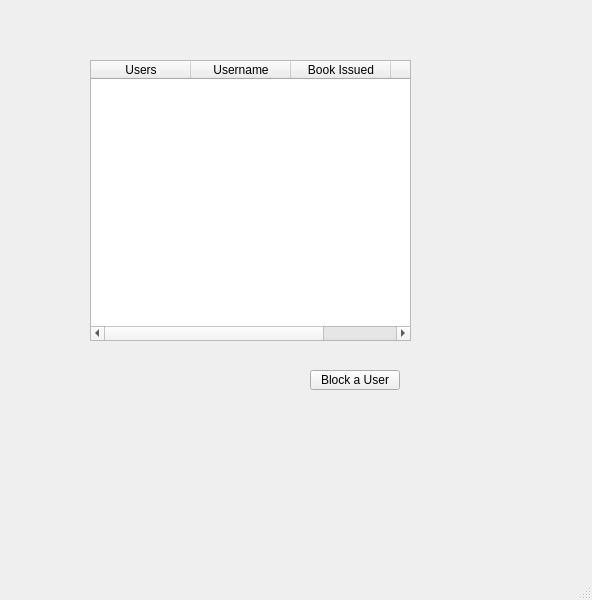
<?xml version="1.0" encoding="UTF-8"?>
<ui version="4.0">
 <class>Members</class>
 <widget class="QMainWindow" name="Members">
  <property name="geometry">
   <rect>
    <x>0</x>
    <y>0</y>
    <width>592</width>
    <height>600</height>
   </rect>
  </property>
  <property name="windowTitle">
   <string>MainWindow</string>
  </property>
  <widget class="QWidget" name="centralwidget">
   <widget class="QTableWidget" name="Members_Table">
    <property name="geometry">
     <rect>
      <x>90</x>
      <y>60</y>
      <width>321</width>
      <height>281</height>
     </rect>
    </property>
    <column>
     <property name="text">
      <string>Users</string>
     </property>
    </column>
    <column>
     <property name="text">
      <string>Username</string>
     </property>
    </column>
    <column>
     <property name="text">
      <string>Book Issued</string>
     </property>
    </column>
    <column>
     <property name="text">
      <string>Status</string>
     </property>
    </column>
   </widget>
   <widget class="QPushButton" name="BlockButton">
    <property name="geometry">
     <rect>
      <x>310</x>
      <y>370</y>
      <width>90</width>
      <height>20</height>
     </rect>
    </property>
    <property name="text">
     <string>Block a User</string>
    </property>
   </widget>
  </widget>
  <widget class="QMenuBar" name="menubar">
   <property name="geometry">
    <rect>
     <x>0</x>
     <y>0</y>
     <width>592</width>
     <height>18</height>
    </rect>
   </property>
  </widget>
  <widget class="QStatusBar" name="statusbar"/>
 </widget>
 <resources/>
 <connections/>
</ui>
